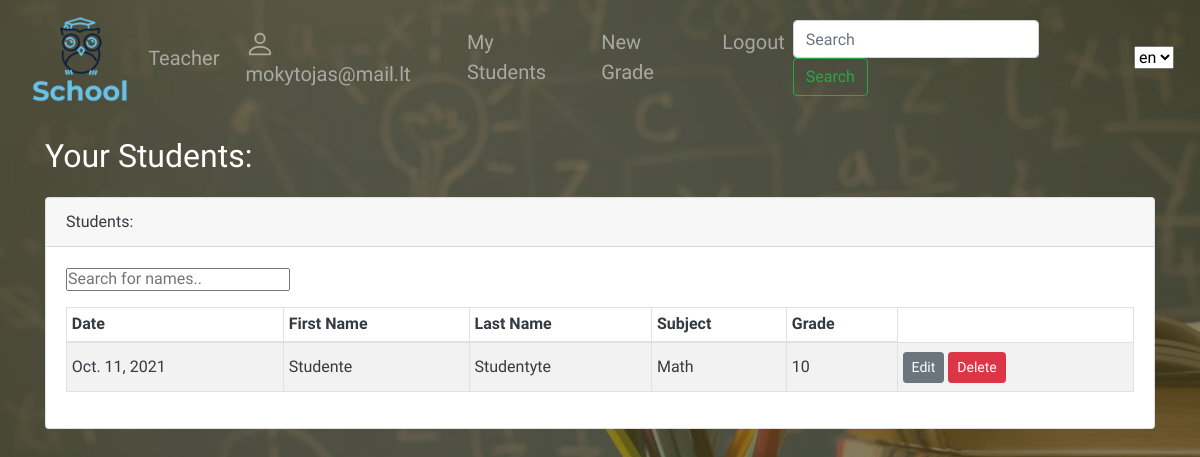
The page /school/mylessons/ (signed in) on the database as committed earlier.
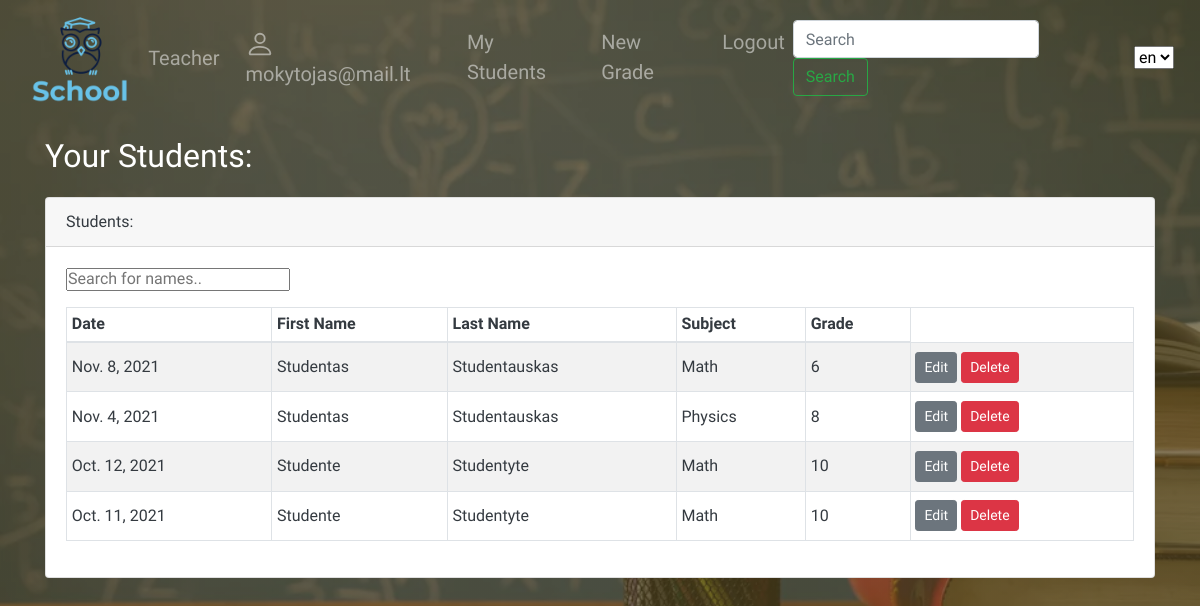
The same page on the database as committed later.
### school/models.py (models this page shows, shortened)
class CustomUser(AbstractBaseUser, PermissionsMixin):
    email = models.EmailField(_('email address'), unique=True)
    fname = models.CharField(verbose_name=_("First name"), max_length=150, null=True, blank=True)
    lname = models.CharField(verbose_name=_("Last name"), max_length=150, null=True, blank=True)
    is_staff = models.BooleanField(default=False)
    is_active = models.BooleanField(default=True)
    USER_CHOICES = [
        ('T', 'Teacher'),
        ('S', 'Student')
    ]
    user_type = models.CharField(choices=USER_CHOICES, max_length=1)
    USERNAME_FIELD = 'email'
    REQUIRED_FIELDS = []
    objects = CustomUserManager()
    class Meta:
        ordering = ('id',)

class Subject_grade(models.Model):
    teacher_subject = models.ForeignKey('Teacher_subject', verbose_name=_('Teacher subject'), on_delete=models.CASCADE, null=True, blank=True)
    student = models.ForeignKey(User, on_delete=models.CASCADE, null=True, blank=True)
    date = models.DateField(verbose_name=_('Date'), null=True, blank=True)
    GRADE = (
        (1, '1'),
        (2, '2'),
        (3, '3'),
        (4, '4'),
        (5, '5'),
        (6, '6'),
        (7, '7'),
        (8, '8'),
        (9, '9'),
        (10, '10'),
    )
    grade = models.IntegerField(
        verbose_name=_('Grade'),
        choices=GRADE,
        null=True,
        blank=True,
    )
    class Meta:
        verbose_name = "Subject grade"
        verbose_name_plural = 'Subject grades'
        ordering = ['-date']

class Teacher_subject(models.Model):
    teacher = models.ForeignKey(User, on_delete=models.CASCADE, null=True, blank=True, related_name='subjects')
    subject = models.ForeignKey('Subject', verbose_name='Subject', on_delete=models.CASCADE, null=True, blank=True)
    class Meta:
        verbose_name = "Teacher's subject"
        verbose_name_plural = "Teacher's subjects"

class Subject(models.Model):
    name = models.CharField(verbose_name=_("Name"), max_length=150)
    class Meta:
        verbose_name = 'Subject'
        verbose_name_plural = 'Subjects'

### school/views.py (the view)
# urls.py: path('mylessons/', views.LessonsByUserListView.as_view(), name='my-lessons'),
class LessonsByUserListView(LoginRequiredMixin, generic.ListView):
    model = Subject_grade
    template_name = 'user_lessons.html'

### school/templates/user_lessons.html (shortened to what this page needs)
{% extends "base.html" %}
{% load i18n %}
{% load static %}
{% block content %}
<h1>{% trans "Your Students:" %}</h1>
<div class="row text-dark">
    <div class="col-lg-12">
        <div class="card">
            <div class="card-header">
                {% trans "Students:" %}
            </div>
            <div class="card-body">
                <input class="mb-3" type="text" id="myInput" onkeyup="myFunction()" placeholder="Search for names..">
                <table id="myTable" class="table table-responsive-sm table-bordered table-striped table-sm text-nowrap">
                    <thead>
                    <tr>
                        <th>{% trans "Date" %}</th>
                        <th>{% trans "First Name" %}</th>
                        <th>{% trans "Last Name" %}</th>
                        <th>{% trans "Subject" %}</th>
                        <th>{% trans "Grade" %}</th>
                    </tr>
                    </thead>
                    <tbody>
                        <tr>
                            {% for subject in subject_grade_list %}
                            {% if subject.teacher_subject.teacher == user %}
                                <td class="align-middle">{{ subject.date }}</td>
                                <td class="align-middle">{{ subject.student.fname }}</td>
                                <td class="align-middle">{{ subject.student.lname }}</td>
                                <td class="align-middle">{{ subject.teacher_subject.subject.name }}</td>
                                <td class="align-middle">{{ subject.grade }}</td>
                                <td>
                                    <a class="btn btn-secondary btn-sm mt-1 mb-1" href="{% url 'grade-update' subject.id %}">{% trans "Edit" %}</a>
                                    <a class="btn btn-danger btn-sm mt-1 mb-1" href="{% url 'grade-delete' subject.id %}">{% trans "Delete" %}</a>
                                </td>
                        </tr>
                        {% endif %}
                        {% endfor %}
                    </tbody>
                </table>
            </div>
        </div>
    </div>
</div>
<div class="row">
    <div class="col-md-12">
    </div>
</div>
{% endblock %}tml>

### school/templates/base.html (shortened to what this page needs)
<!DOCTYPE html>
<html lang="en">
<head>
    {% load i18n %}
    <link rel="stylesheet" href="https://stackpath.bootstrapcdn.com/bootstrap/4.1.3/css/bootstrap.min.css"
>
    <link rel="stylesheet" href="https://cdnjs.cloudflare.com/ajax/libs/normalize/8.0.1/normalize.css" />
    {% load static %}
    <link rel="stylesheet" href="{% static 'css/styles.css' %}">
</head>
<body>
<nav class="navbar navbar-expand-sm navbar-dark" >
  <a href="/" > <img src="{% static 'img/School_logo1.png' %}"></a>
  <div class="collapse navbar-collapse" id="navbarTogglerDemo03">
    <ul class="navbar-nav mr-auto mt-2 mt-lg-0">
      <li class="nav-item">
        <a class="nav-link" href="{% url 'teachers'%}">{% trans "Teacher" %}</a>
      </li>
        </ul>
      {% if user.is_authenticated %}
      <div class="collapse navbar-collapse">
      <ul class="navbar-nav ml-auto mt-2 mt-lg-0">
          <li class="nav-item"><a class="nav-link" href="{% url 'profile' %}">
          {{ user.get_username }} </a></li>
          {% if user.user_type == 'S' %}
      <li class="nav-item"><a class="nav-link" href="{% url 'my-grades' %}">{% trans "My grades" %}</a></li>
          {% else %}
          <li class="nav-item"><a class="nav-link" href="{% url 'my-lessons' %}">{% trans "My Students" %}</a></li>
          <li class="nav-item"><a class="nav-link" href="{% url 'grade-new'%}?next=/school">{% trans "New Grade" %}</a></li>
          {% endif %}
      <li class="nav-item"><a class="nav-link" href="{% url 'logout' %}?next=/school">{% trans "Logout" %}</a></li>
          {% else %}
          <div class="collapse navbar-collapse">
      <ul class="navbar-nav ml-auto mt-2 mt-lg-0">
      <li class="nav-item "><a class="nav-link" href="{% url 'login' %}?next={{request.path}}">{% trans "Login" %}</a></li></ul></div>
          {% endif %}
      </ul></div>
    <form action="{% url 'search' %}" method="get" class="form-inline my-2 my-lg-0">
      <input name="query" class="form-control mr-sm-2" type="search" placeholder="Search" aria-label="Search">
      <button class="btn my-2 my-sm-0 mr-2 btn btn-outline-success" type="submit">{% trans "Search" %}</button>
    </form>
      <form class="lang" action="{% url 'set_language' %}" method="post">
        <select name="language" onchange="this.form.submit()">
          {% load static %}
          {% get_current_language as LANGUAGE_CODE %}
          {% get_available_languages as LANGUAGES %}
          {% for lang in LANGUAGES %}
          <option style="background-image: url({% static 'img/lt.png' %});" value="{{ lang.0 }}" {% if lang.0 == LANGUAGE_CODE %} selected="selected" {% endif %}>
            {{ lang.0 }}
          </option>
          {% endfor %}
        </select>
      </form>
  </div>
</nav>
<div class="container">
    {% block content %}
    {% endblock %}
</div>
</body>
</html>

### school/static/css/styles.css (style rules this page uses)
* { margin: 0px; padding: 0px; box-sizing: border-box; font-family: 'Offside', cursive; list-style: none; }
body { background-image: linear-gradient(rgba(83, 70, 31, 0.7),rgba(83, 70, 31, 0.7)), url(../img/fonas.jpg); background-size: cover; color: white; }
nav img { height: 100px; }
nav a { font-size: 20px; margin-left: 10px; }
li a { list-style: none; }
li a:link { text-decoration: none; }
.lang { margin: 5px; padding: 5px; }

Rows that differ between the two databases and show on the page:
added Subject_grade: date "Nov. 8, 2021", student.fname "Studentas", student.lname "Studentauskas", teacher_subject.subject.name "Math", grade "6"
added Subject_grade: date "Nov. 4, 2021", student.fname "Studentas", student.lname "Studentauskas", teacher_subject.subject.name "Physics", grade "8"
added Subject_grade: date "Oct. 12, 2021", student.fname "Studente", student.lname "Studentyte", teacher_subject.subject.name "Math", grade "10"
